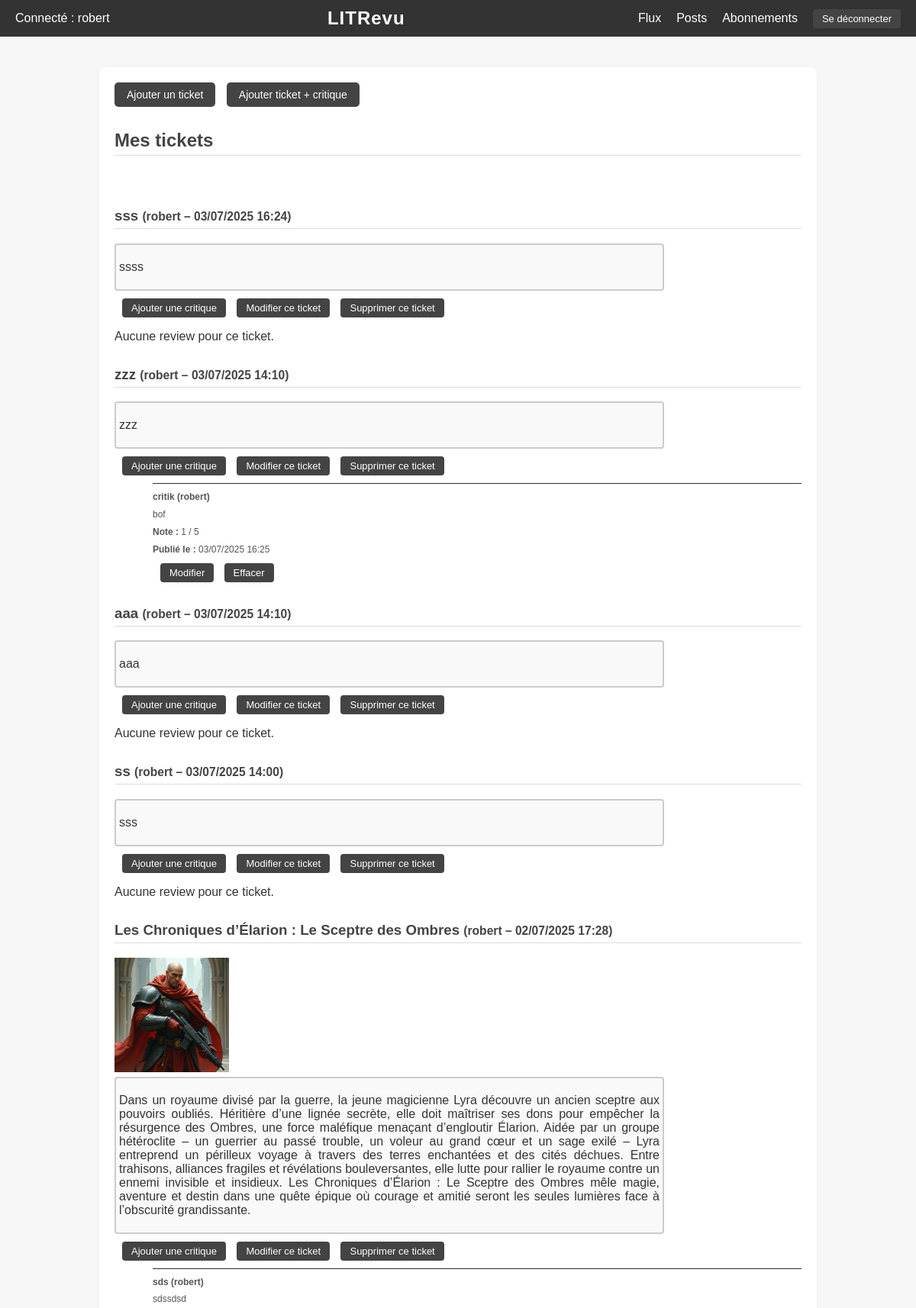
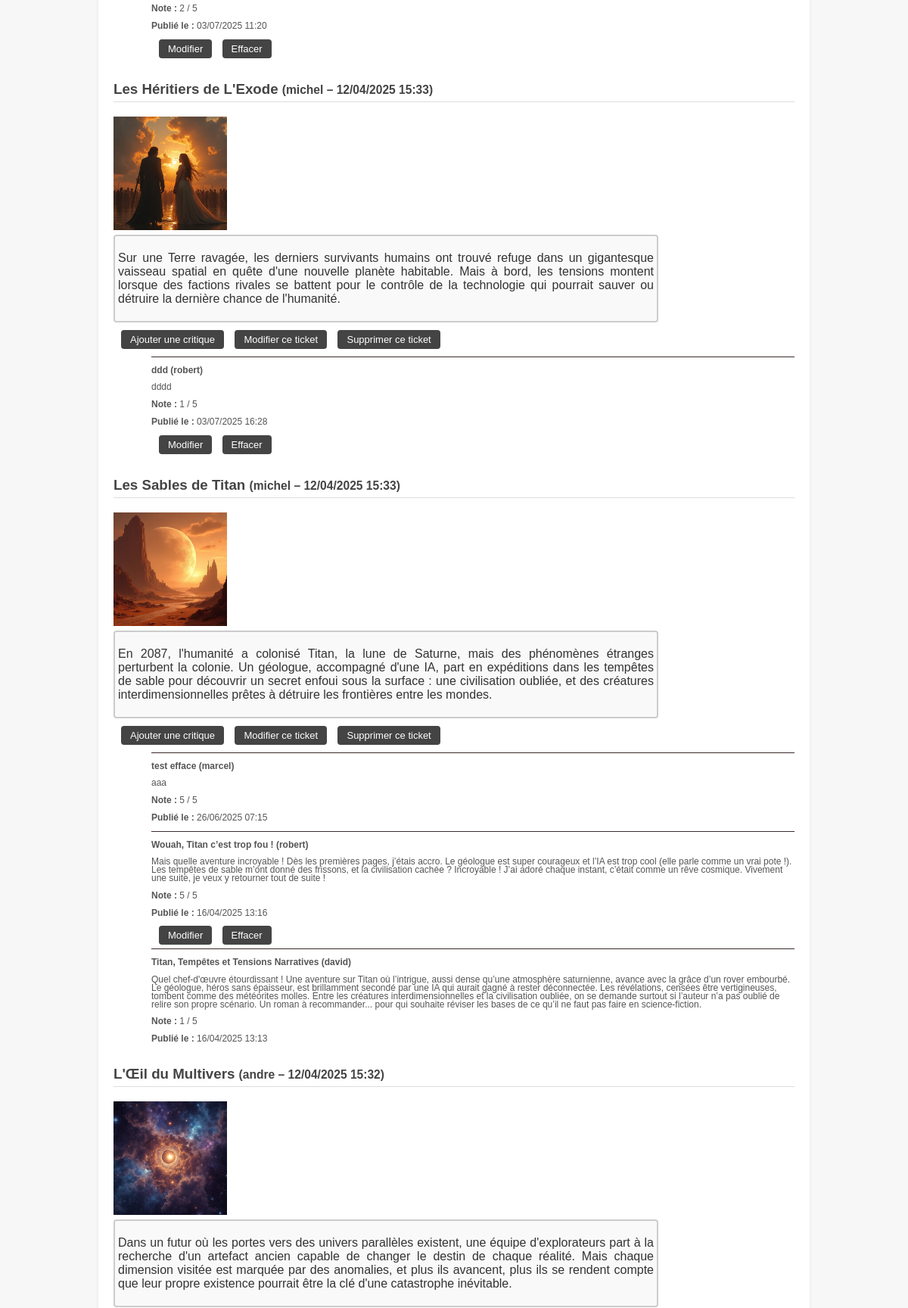
Screenshot of /flux/ (signed in, upper part) with the database file from the repository (2 pictures, top to bottom).
### myapp/models.py (models this page shows, shortened)
class Ticket(models.Model):
    title = models.CharField(max_length=128)
    description = models.TextField(max_length=2048, blank=True)
    user = models.ForeignKey(User, on_delete=models.CASCADE)
    image = models.ImageField(upload_to='images/', null=True, blank=True)
    time_created = models.DateTimeField(auto_now_add=True)

class Review(models.Model):
    headline = models.CharField(max_length=128)
    ticket = models.ForeignKey(Ticket, on_delete=models.SET_NULL, null=True, blank=True)
    user = models.ForeignKey(User, on_delete=models.CASCADE)
    rating = models.PositiveSmallIntegerField(
        validators=[
            MinValueValidator(0),
            MaxValueValidator(5)
        ]
    )
    body = models.TextField(
        blank=True,
        validators=[MaxLengthValidator(8192)]
    )
    time_created = models.DateTimeField(auto_now_add=True)

### myapp/views.py (the view)
# urls.py: path('flux/', views.user_feed, name='user_feed'),
@login_required
def user_feed(request):
    followed_users_ids = list(
        UserFollows.objects.filter(user=request.user).values_list('followed_user', flat=True)
    )
    followed_users_ids.append(request.user.id)
    tickets = Ticket.objects.filter(user__in=followed_users_ids).order_by('-time_created')
    reviews = Review.objects.filter(ticket__in=tickets).order_by('-time_created')
    reviews_dict = {}
    for review in reviews:
        reviews_dict.setdefault(review.ticket_id, []).append(review)
    tickets_with_reviews = []
    for ticket in tickets:
        tickets_with_reviews.append({
            'ticket': ticket,
            'reviews': reviews_dict.get(ticket.id, [])
        })
    context = {
        'tickets_with_reviews': tickets_with_reviews,
    }
    return render(request, 'user_feed.html', context)

### myapp/templates/user_feed.html (shortened to what this page needs)
{% extends 'base.html' %}
{% block content %}
  <div style="margin-bottom: 20px;">
    <a href="{% url 'create_ticket' %}" class="btn-ticket" style="margin-right: 10px;">Ajouter un ticket</a>
    <a href="{% url 'create_ticket_and_review' %}" class="btn-ticket">Ajouter ticket + critique</a>
  </div>
  <h2>Mes tickets</h2>
  <br>
  <div class="ticket-list">
    {% for item in tickets_with_reviews %}
      {% with ticket=item.ticket reviews=item.reviews %}
        <div class="ticket">
          <h3>
            {{ ticket.title }}
            <small>({{ ticket.user.username }} – {{ ticket.time_created|date:"d/m/Y H:i" }})</small>
          </h3>
          {% if ticket.image %}
            <div class="ticket-image">
              <img src="{{ ticket.image.url }}" alt="Image du ticket"
                   style="max-width: 200px; max-height: 150px; object-fit: cover;">
            </div>
          {% endif %}
          <div class="ticket-description-box">
            <p class="ticket-description">{{ ticket.description }}</p>
          </div>
          <div class="ticket-buttons" style="margin: 10px 0;">
            <form action="{% url 'create_review' ticket.id %}" method="get" style="display: inline;">
              <button type="submit" class="button">Ajouter une critique</button>
            </form>
            <form action="{% url 'edit_ticket' ticket.id %}" method="get" style="display: inline;">
              <button type="submit" class="button">Modifier ce ticket</button>
            </form>
            <form action="{% url 'confirm_delete_ticket' ticket.id %}" method="get" style="display: inline;">
              <button type="submit" class="button">Supprimer ce ticket</button>
            </form>
          </div>
          <div class="reviews">
            {% if reviews %}
              {% for review in reviews %}
                <div class="review small-text">
                  <hr class="review-separator">
                  <p><strong>{{ review.headline }} ({{ review.user.username }})</strong></p>
                  <div class="review-description-box">
                    {{ review.body }}
                  </div>
                  <p><strong>Note :</strong> {{ review.rating }} / 5</p>
                  <p><strong>Publié le :</strong> {{ review.time_created|date:"d/m/Y H:i" }}</strong></p>
                  {% if review.user == request.user %}
                    <div class="review-buttons">
                      <form action="{% url 'edit_review' review.id %}" method="get" style="display: inline;">
                        <button type="submit" class="button">Modifier</button>
                      </form>
                      <form action="{% url 'confirm_delete_review' review.id %}" method="get" style="display: inline;">
                        <button type="submit" class="button">Effacer</button>
                      </form>
                    </div>
                  {% endif %}
                </div>
              {% endfor %}
            {% else %}
              <p>Aucune review pour ce ticket.</p>
            {% endif %}
          </div>
        </div>
      {% endwith %}
    {% empty %}
      <p>Vous n'avez encore publié aucun ticket.</p>
    {% endfor %}
  </div>
{% endblock %}

### myapp/templates/base.html (shortened to what this page needs)
<!DOCTYPE html>
<html lang="fr">
<head>
    {% load static %}
    <link rel="stylesheet" type="text/css" href="{% static 'css/style.css' %}">
</head>
<body>
    <div class="header">
        <div>
            {% if request.user.is_authenticated %}
                <span class="username">Connecté : {{ request.user.username }}</span>
            {% endif %}
        </div>
        <div class="center">LITRevu</div>
        <div class="links">
            <a href="{% url 'user_feed' %}">Flux</a>
            <a href="{% url 'all_tickets' %}">Posts</a>
            <a href="{% url 'follow_user' %}">Abonnements</a>
            <form action="{% url 'logout' %}" method="post" style="margin-left: 10px;">
                <button type="submit">Se déconnecter</button>
            </form>
        </div>
    </div>
    <div class="content">
        {% block content %}
        {% endblock %}
    </div>
</body>
</html>

### static/css/style.css (style rules this page uses)
body { font-family: 'Segoe UI', sans-serif; margin: 0; padding: 0; background-color: #f7f7f7; color: #333; }
.header { display: flex; justify-content: space-between; align-items: center; padding: 15px 30px; background-color: #222; color: white; }
.header .center { flex: 1; text-align: center; font-size: 26px; font-weight: bold; letter-spacing: 1px; }
.header .links a { color: white; text-decoration: none; margin-left: 20px; transition: color 0.3s; }
.content { max-width: 900px; margin: 40px auto; padding: 20px; background-color: white; border-radius: 8px; box-shadow: 0 2px 6px rgba(0, 0, 0, 0.05); }
h2, h3 { color: #444; border-bottom: 1px solid #ddd; padding-bottom: 5px; margin-top: 30px; }
form { display: inline; }
button { background-color: #444; color: white; border: none; padding: 5px 12px; margin-left: 10px; border-radius: 4px; cursor: pointer; font-size: 13px; transition: background-color 0.3s; text-align: center; width: auto; height: auto; }
a { color: #444; text-decoration: none; }
.btn-ticket { background-color: #444; color: white; padding: 8px 16px; border-radius: 5px; text-decoration: none; font-size: 14px; transition: background-color 0.3s; display: inline-block; }
.review-separator { margin: 5px 0; border: none; border-top: 1px solid #3a2a2a; }
.review.small-text { font-size: 12px; margin-left: 50px; line-height: 0.9; color: #555; }
button { background-color: #444; color: white; border: none; padding: 5px 12px; margin-left: 10px; border-radius: 4px; cursor: pointer; font-size: 13px; transition: background-color 0.3s; }
.ticket-description-box { width: 80%; height: auto; background-color: #f9f9f9; border: 2px solid #ccc; border-radius: 4px; margin-top: 2px; padding: 4px; box-sizing: border-box; text-align: justify; }

### myapp/templates/base.html (style rules this page uses)
body { font-family: Arial, sans-serif; margin: 0; padding: 0; }
.header { display: flex; justify-content: space-between; align-items: center; padding: 10px 20px; background-color: #333; color: white; }
.header .center { flex: 1; text-align: center; font-size: 24px; }
.header .links { display: flex; align-items: center; }
.header .links a { color: white; text-decoration: none; margin-left: 20px; }

### rows the page displays
Ticket: ticket "sss", ticket.user.username "robert", ticket.time_created "03/07/2025 16:24", ticket.description "ssss", shows "Aucune review pour ce ticket."
Ticket: ticket "zzz", ticket.user.username "robert", ticket.time_created "03/07/2025 14:10", ticket.description "zzz"
Review: headline "critik", user.username "robert", body "bof", rating "1", time_created "03/07/2025 16:25", shows "Modifier"
Ticket: ticket "aaa", ticket.user.username "robert", ticket.time_created "03/07/2025 14:10", ticket.description "aaa", shows "Aucune review pour ce ticket."
Ticket: ticket "ss", ticket.user.username "robert", ticket.time_created "03/07/2025 14:00", ticket.description "sss", shows "Aucune review pour ce ticket."
Ticket: ticket "Les Chroniques d’Élarion : Le Sceptre des Ombres", ticket.user.username "robert", ticket.time_created "02/07/2025 17:28", ticket.image (picture), ticket.description "Dans un royaume divisé par la guerre, la jeune magicienne Lyra découvre un ancien sceptre aux pouvoirs oubliés. Héritière d’une lignée secrète, elle doit maîtriser ses dons pour empêcher la résurgence des Ombres, une force maléfique menaçant d’engloutir Élarion. Aidée par un groupe hétéroclite – un guerrier au passé trouble, un voleur au grand cœur et un sage exilé – Lyra entreprend un périlleux voyage à travers des terres enchantées et des cités déchues. Entre trahisons, alliances fragiles et révélations bouleversantes, elle lutte pour rallier le royaume contre un ennemi invisible et insidieux. Les Chroniques d’Élarion : Le Sceptre des Ombres mêle magie, aventure et destin dans une quête…"
Review: headline "sds", user.username "robert", body "sdssdsd", rating "2", time_created "03/07/2025 11:20", shows "Modifier"
Ticket: ticket "Les Héritiers de L'Exode", ticket.user.username "michel", ticket.time_created "12/04/2025 15:33", ticket.image (picture), ticket.description "Sur une Terre ravagée, les derniers survivants humains ont trouvé refuge dans un gigantesque vaisseau spatial en quête d'une nouvelle planète habitable. Mais à bord, les tensions montent lorsque des factions rivales se battent pour le contrôle de la technologie qui pourrait sauver ou détruire la dernière chance de l'humanité."
Review: headline "ddd", user.username "robert", body "dddd", rating "1", time_created "03/07/2025 16:28", shows "Modifier"
Ticket: ticket "Les Sables de Titan", ticket.user.username "michel", ticket.time_created "12/04/2025 15:33", ticket.image (picture), ticket.description "En 2087, l'humanité a colonisé Titan, la lune de Saturne, mais des phénomènes étranges perturbent la colonie. Un géologue, accompagné d'une IA, part en expéditions dans les tempêtes de sable pour découvrir un secret enfoui sous la surface : une civilisation oubliée, et des créatures interdimensionnelles prêtes à détruire les frontières entre les mondes."
Review: headline "test efface", user.username "marcel", body "aaa", rating "5", time_created "26/06/2025 07:15"
Review: headline "Wouah, Titan c’est trop fou !", user.username "robert", body "Mais quelle aventure incroyable ! Dès les premières pages, j’étais accro. Le géologue est super courageux et l’IA est trop cool (elle parle comme un vrai pote !). Les tempêtes de sable m’ont donné des frissons, et la civilisation cachée ? Incroyable ! J’ai adoré chaque instant, c’était comme un rêve cosmique. Vivement une suite, je veux y retourner tout de suite !", rating "5", time_created "16/04/2025 13:16", shows "Modifier"
Review: headline "Titan, Tempêtes et Tensions Narratives", user.username "david", body "Quel chef-d'œuvre étourdissant ! Une aventure sur Titan où l’intrigue, aussi dense qu’une atmosphère saturnienne, avance avec la grâce d’un rover embourbé. Le géologue, héros sans épaisseur, est brillamment secondé par une IA qui aurait gagné à rester déconnectée. Les révélations, censées être vertigineuses, tombent comme des météorites molles. Entre les créatures interdimensionnelles et la civilisation oubliée, on se demande surtout si l’auteur n’a pas oublié de relire son propre scénario. Un roman à recommander... pour qui souhaite réviser les bases de ce qu’il ne faut pas faire en science-fiction.", rating "1", time_created "16/04/2025 13:13"
Ticket: ticket "L'Œil du Multivers", ticket.user.username "andre", ticket.time_created "12/04/2025 15:32", ticket.image (picture), ticket.description "Dans un futur où les portes vers des univers parallèles existent, une équipe d'explorateurs part à la recherche d'un artefact ancien capable de changer le destin de chaque réalité. Mais chaque dimension visitée est marquée par des anomalies, et plus ils avancent, plus ils se rendent compte que leur propre existence pourrait être la clé d'une catastrophe inévitable."

### other values shown
{{ request.user.username }} "robert"
